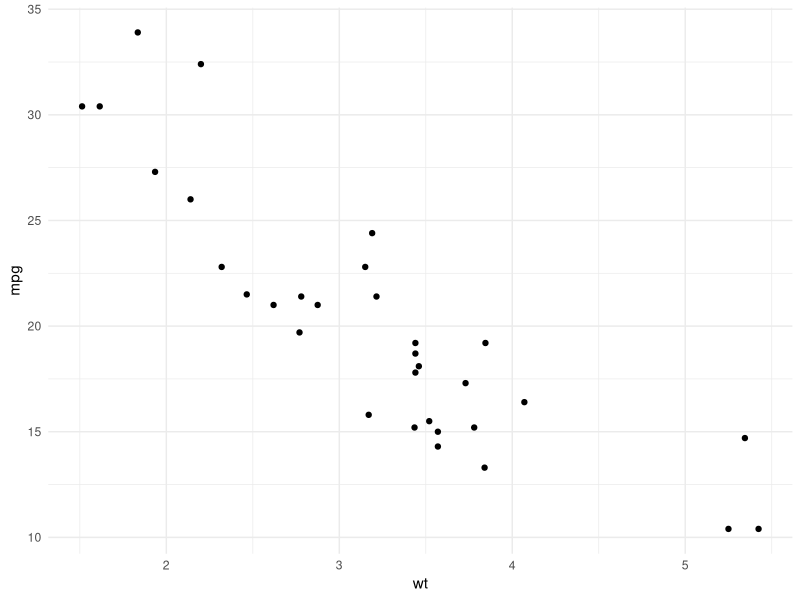
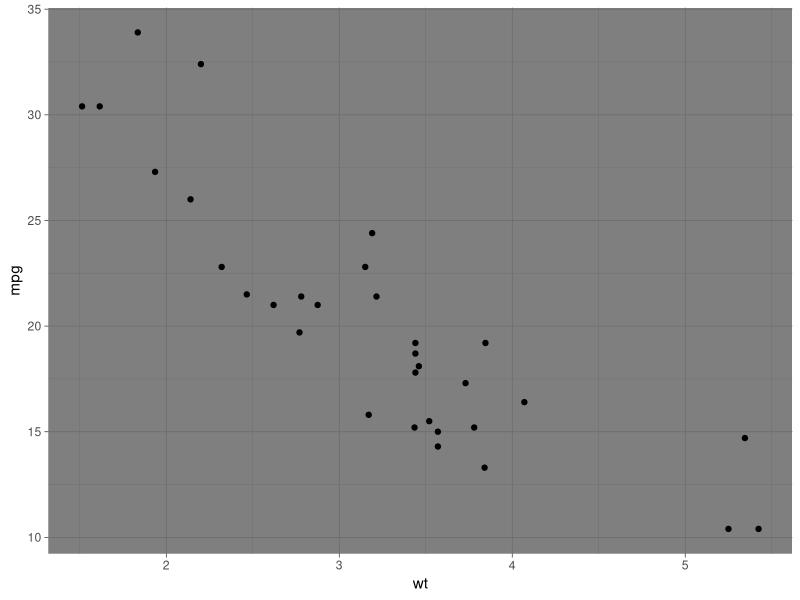
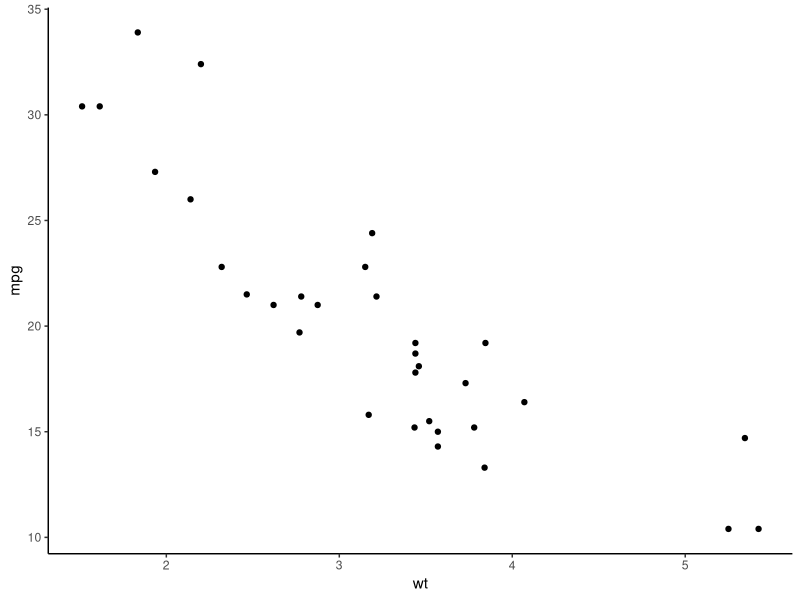
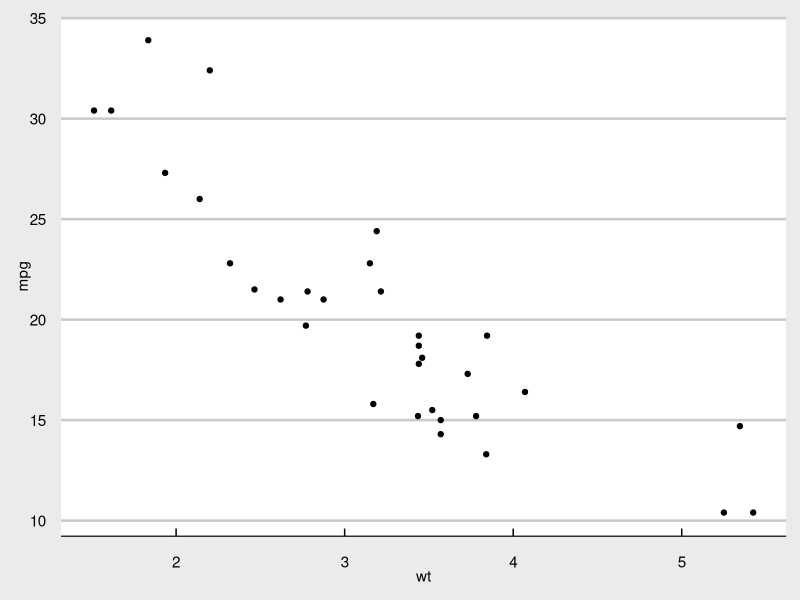
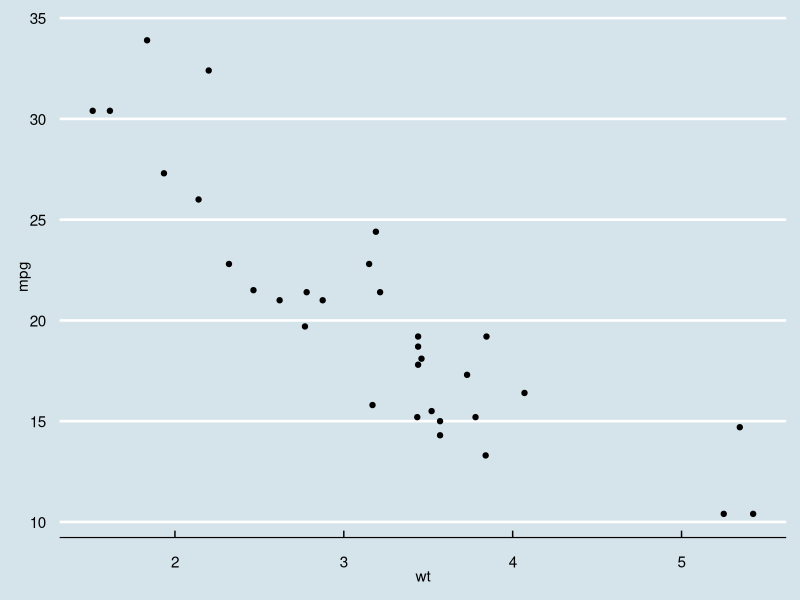

Source code (R) for these figures, in order:
library(ggplot2)

theme_set(theme_minimal())

pl <- ggplot(mtcars, aes(x=wt, y=mpg)) + geom_point()

pl


# ------------------------------

# Look at the above coding style
# It's worth noting it

# -----------------------------


pl + theme_dark()

# install.packages("ggthemes")
library(ggthemes)

# Now you have lot of options for themes

pl + theme_classic()
pl + theme_economist_white()

pl + theme_economist()












